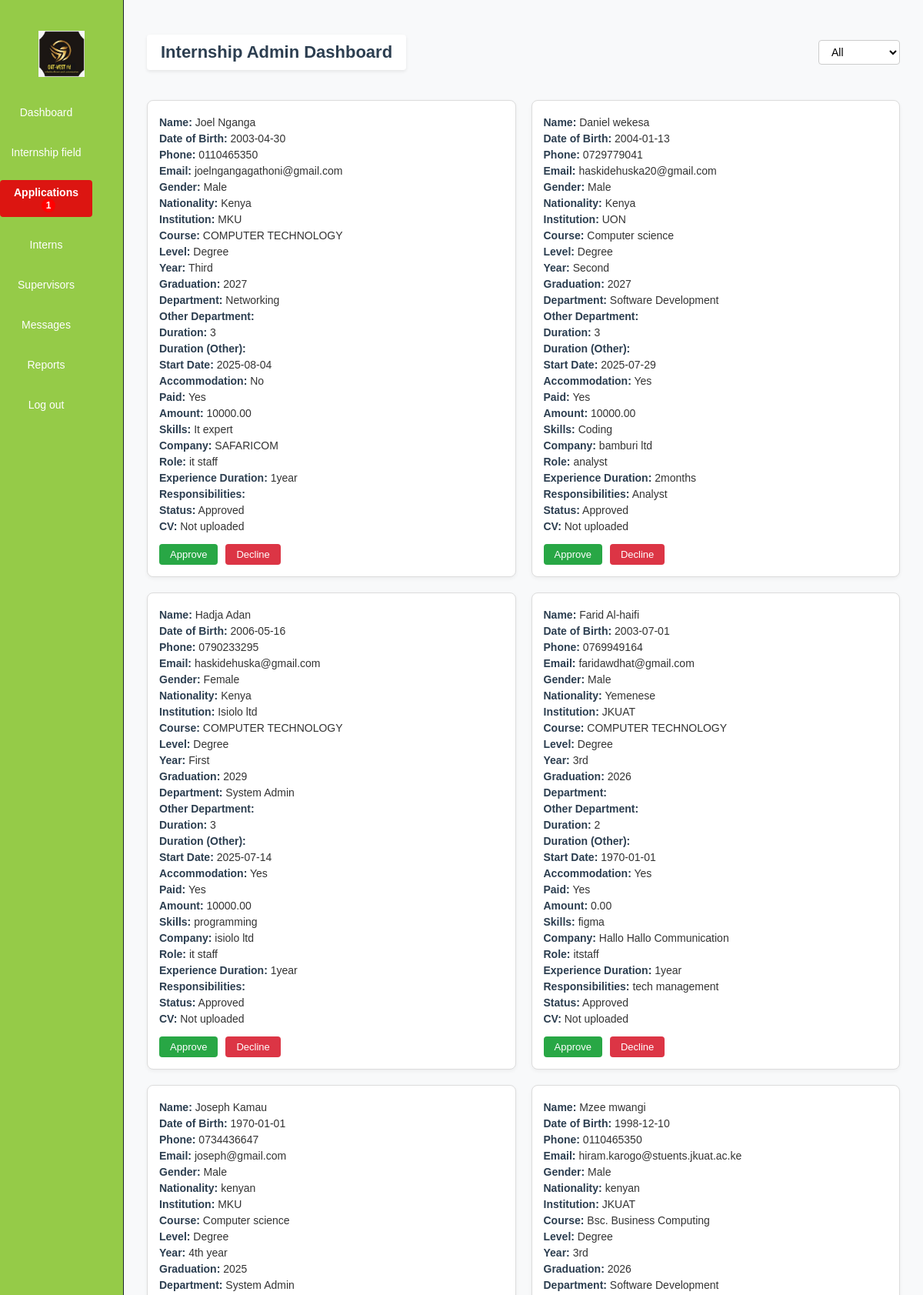
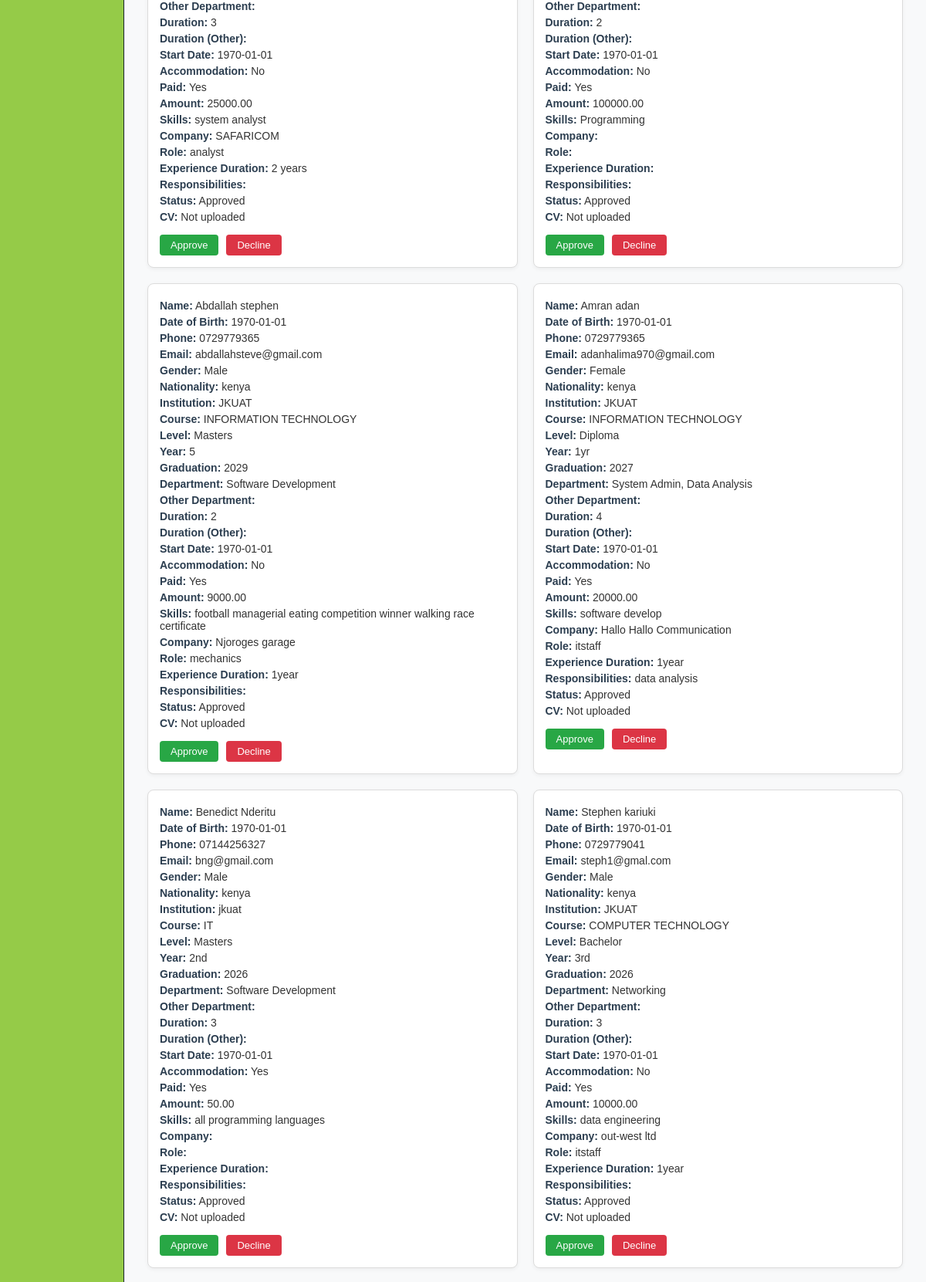
The page /admin_dashboard.php (upper part) on the database its author committed (2 pictures, top to bottom).
### tables this page shows
CREATE TABLE `internship_applications` (
  `id` int(11) NOT NULL,
  `fullname` varchar(100) DEFAULT NULL,
  `dob` date DEFAULT NULL,
  `phone` varchar(20) DEFAULT NULL,
  `email` varchar(100) DEFAULT NULL,
  `gender` varchar(10) DEFAULT NULL,
  `nationality` varchar(50) DEFAULT NULL,
  `institution` varchar(100) DEFAULT NULL,
  `course` varchar(100) DEFAULT NULL,
  `level` varchar(20) DEFAULT NULL,
  `year` varchar(10) DEFAULT NULL,
  `graduation` varchar(10) DEFAULT NULL,
  `department` text DEFAULT NULL,
  `other_department` varchar(100) DEFAULT NULL,
  `duration` varchar(50) DEFAULT NULL,
  `duration_other` varchar(50) DEFAULT NULL,
  `startdate` date DEFAULT NULL,
  `accommodation` varchar(5) DEFAULT NULL,
  `paid` varchar(5) DEFAULT NULL,
  `amount` decimal(10,2) DEFAULT NULL,
  `skills` text DEFAULT NULL,
  `company` varchar(100) DEFAULT NULL,
  `role` varchar(100) DEFAULT NULL,
  `exp_duration` varchar(50) DEFAULT NULL,
  `responsibilities` text DEFAULT NULL,
  `submitted_at` timestamp NOT NULL DEFAULT current_timestamp(),
  `status` varchar(20) DEFAULT 'Pending',
  `cv_file` varchar(255) DEFAULT NULL
);

### admin_dashboard.php (the view, shortened to what this page needs)
<?php
require_once 'config.php';
$status_filter = isset($_GET['status']) ? $_GET['status'] : 'all';
try {
    if ($status_filter === 'all') {
        $stmt = $pdo->query("SELECT * FROM internship_applications ORDER BY id DESC");
    } else {
        $stmt = $pdo->prepare("SELECT * FROM internship_applications WHERE status = ? ORDER BY id DESC");
        $stmt->execute([$status_filter]);
    }
    $applications = $stmt->fetchAll(PDO::FETCH_ASSOC);
} catch (PDOException $e) {
    die("Error fetching applications: " . $e->getMessage());
}
$pendingCount = 0;
try {
    $countStmt = $pdo->query("SELECT COUNT(*) FROM internship_applications WHERE status = 'pending'");
    $pendingCount = $countStmt->fetchColumn();
} catch (PDOException $e) {
    $pendingCount = 0;
}
?>
<!DOCTYPE html>
<html lang="en">
<head>
  <link rel="stylesheet" href="admin_dashboard1.css">
</head>
<body>
<div class="container">
  <aside class="sidebar">
    <img src="logo.jpeg" alt="Out West Logo" class="logo" />
    <nav>
      <button class="nav-button">Dashboard</button>
      <form action="http://localhost/Out-west/internship_field.php" method="get" style="margin: 0;">
        <button type="submit" class="nav-button">Internship field</button>
      </form>
      <button class="nav-button active">
        Applications
        <?php if ($pendingCount > 0): ?>
          <span class="badge"><?= $pendingCount ?></span>
        <?php endif; ?>
      </button>
      <form action="http://localhost/out-west/interns_dashboard.php" method="get" style="margin: 0;">
        <button type="submit" class="nav-button">Interns</button>
      </form>
      <form action="http://localhost/out-west/supervisor_dashboard.php" method="get" style="margin: 0;">
        <button type="submit" class="nav-button">Supervisors</button>
      </form>
      <button onclick="location.href='admin_messages.php'" class="nav-button">Messages</button>
      <button onclick="location.href='admin_reports.php'" class="nav-button">Reports</button>
      <button onclick="location.href='logout.php'" class="nav-button logout-btn">Log out</button>
    </nav>
  </aside>
  <main class="main-content">
    <header class="dashboard-header">
      <h1>Internship Admin Dashboard</h1>
      <div class="dropdown">
        <form method="GET" id="statusForm">
          <select name="status" onchange="document.getElementById('statusForm').submit()" class="dropdown-btn">
            <option value="all" <?= $status_filter === 'all' ? 'selected' : '' ?>>All</option>
          </select>
        </form>
      </div>
    </header>
    <section class="applications-grid">
      <?php foreach ($applications as $app): ?>
        <div class="application-card">
          <p><strong>Name:</strong> <?= htmlspecialchars($app['fullname']) ?></p>
          <p><strong>Date of Birth:</strong> <?= $app['dob'] ?></p>
          <p><strong>Phone:</strong> <?= $app['phone'] ?></p>
          <p><strong>Email:</strong> <?= $app['email'] ?></p>
          <p><strong>Gender:</strong> <?= $app['gender'] ?></p>
          <p><strong>Nationality:</strong> <?= $app['nationality'] ?></p>
          <p><strong>Institution:</strong> <?= $app['institution'] ?></p>
          <p><strong>Course:</strong> <?= $app['course'] ?></p>
          <p><strong>Level:</strong> <?= $app['level'] ?></p>
          <p><strong>Year:</strong> <?= $app['year'] ?></p>
          <p><strong>Graduation:</strong> <?= $app['graduation'] ?></p>
          <p><strong>Department:</strong> <?= $app['department'] ?></p>
          <p><strong>Other Department:</strong> <?= $app['other_department'] ?></p>
          <p><strong>Duration:</strong> <?= $app['duration'] ?></p>
          <p><strong>Duration (Other):</strong> <?= $app['duration_other'] ?></p>
          <p><strong>Start Date:</strong> <?= $app['startdate'] ?></p>
          <p><strong>Accommodation:</strong> <?= $app['accommodation'] ?></p>
          <p><strong>Paid:</strong> <?= $app['paid'] ?></p>
          <p><strong>Amount:</strong> <?= $app['amount'] ?></p>
          <p><strong>Skills:</strong> <?= $app['skills'] ?></p>
          <p><strong>Company:</strong> <?= $app['company'] ?></p>
          <p><strong>Role:</strong> <?= $app['role'] ?></p>
          <p><strong>Experience Duration:</strong> <?= $app['exp_duration'] ?></p>
          <p><strong>Responsibilities:</strong> <?= $app['responsibilities'] ?></p>
          <p><strong>Status:</strong> <?= ucfirst(htmlspecialchars($app['status'])) ?></p>
          <?php if (!empty($app['cv_file']) && file_exists($app['cv_file'])): ?>
            <p><strong>CV:</strong>
              <a href="<?= htmlspecialchars($app['cv_file']) ?>" target="_blank">View CV</a>
            </p>
          <?php else: ?>
            <p><strong>CV:</strong> Not uploaded</p>
          <?php endif; ?>
          <div class="action-buttons">
            <form action="update_status.php" method="post">
              <button type="submit" name="action" value="approved" class="approve">Approve</button>
              <button type="submit" name="action" value="declined" class="decline">Decline</button>
            </form>
          </div>
        </div>
      <?php endforeach; ?>
    </section>
  </main>
</div>
</body>
</html>

### admin_dashboard1.css (style rules this page uses)
body { font-family: Arial, sans-serif; margin: 0; padding: 0; background-color: #ffffff; }
.container { display: flex; min-height: 100vh; }
.logo { display: block; margin: 10px auto 20px auto; max-height: 60px; }
.sidebar { width: 160px; background-color: #95cb48; border-right: 1px solid #1a252f; padding-top: 30px; display: flex; flex-direction: column; align-items: center; box-shadow: 2px 0 5px rgba(0, 0, 0, 0.1); }
.sidebar button { width: 120px; margin: 10px 0; padding: 8px; border: none; border-radius: 4px; background-color: transparent; color: white; cursor: pointer; font-size: 14px; transition: background-color 0.2s ease-in-out; }
.sidebar button.active { background-color: #dc1511; color: white; font-weight: bold; }
.logout-btn { margin-top: auto; margin-bottom: 20px; background-color: #e74c3c; }
.main-content { flex-grow: 1; padding: 30px; background-color: #f8f9fa; }
.dashboard-header { display: flex; justify-content: space-between; align-items: center; }
.dashboard-header h1 { font-size: 22px; background-color: #ffffff; color: #2c3e50; padding: 10px 18px; border-radius: 4px; box-shadow: 0 2px 4px rgba(0, 0, 0, 0.08); }
.dropdown select { padding: 6px 12px; font-size: 14px; background-color: #ffffff; border: 1px solid #ccc; border-radius: 4px; cursor: pointer; }
.applications-grid { display: grid; grid-template-columns: repeat(auto-fill, minmax(340px, 1fr)); gap: 20px; margin-top: 25px; }
.application-card { border: 1px solid #dcdcdc; padding: 15px; background-color: #ffffff; border-radius: 8px; box-shadow: 0 2px 5px rgba(0, 0, 0, 0.05); }
.application-card p { margin: 5px 0; font-size: 14px; color: #333; }
.application-card strong { font-weight: bold; color: #2c3e50; }
.action-buttons { margin-top: 15px; display: flex; justify-content: space-between; }
.action-buttons form { display: flex; gap: 10px; }
.approve, .decline { padding: 6px 14px; border: none; font-size: 13px; cursor: pointer; border-radius: 4px; color: white; transition: background-color 0.2s ease-in-out; }
.approve { background-color: #28a745; }
.decline { background-color: #dc3545; }
.badge { background-color: red; color: white; padding: 2px 6px; border-radius: 12px; font-size: 12px; margin-left: 6px; }

### rows shown on the page
internship_applications: fullname "Joel Nganga", dob "2003-04-30", phone "0110465350", email "joelngangagathoni@gmail.com", gender "Male", nationality "Kenya", institution "MKU", course "COMPUTER TECHNOLOGY", level "Degree", year "Third", graduation "2027", department "Networking", duration "3", startdate "2025-08-04", accommodation "No", paid "Yes", amount "10000.00", skills "It expert", company "SAFARICOM", role "it staff", exp_duration "1year", status "Approved", shows "CV:"
internship_applications: fullname "Daniel wekesa", dob "2004-01-13", phone "0729779041", email "haskidehuska20@gmail.com", gender "Male", nationality "Kenya", institution "UON", course "Computer science", level "Degree", year "Second", graduation "2027", department "Software Development", duration "3", startdate "2025-07-29", accommodation "Yes", paid "Yes", amount "10000.00", skills "Coding", company "bamburi ltd", role "analyst", exp_duration "2months", responsibilities "Analyst", status "Approved", shows "CV:"
internship_applications: fullname "Hadja Adan", dob "2006-05-16", phone "0790233295", email "haskidehuska@gmail.com", gender "Female", nationality "Kenya", institution "Isiolo ltd", course "COMPUTER TECHNOLOGY", level "Degree", year "First", graduation "2029", department "System Admin", duration "3", startdate "2025-07-14", accommodation "Yes", paid "Yes", amount "10000.00", skills "programming", company "isiolo ltd", role "it staff", exp_duration "1year", status "Approved", shows "CV:"
internship_applications: fullname "Farid Al-haifi", dob "2003-07-01", phone "0769949164", email "faridawdhat@gmail.com", gender "Male", nationality "Yemenese", institution "JKUAT", course "COMPUTER TECHNOLOGY", level "Degree", year "3rd", graduation "2026", duration "2", startdate "1970-01-01", accommodation "Yes", paid "Yes", amount "0.00", skills "figma", company "Hallo Hallo Communication", role "itstaff", exp_duration "1year", responsibilities "tech management", status "Approved", shows "CV:"
internship_applications: fullname "Joseph Kamau", dob "1970-01-01", phone "0734436647", email "joseph@gmail.com", gender "Male", nationality "kenyan", institution "MKU", course "Computer science", level "Degree", year "4th year", graduation "2025", department "System Admin", duration "3", startdate "1970-01-01", accommodation "No", paid "Yes", amount "25000.00", skills "system analyst", company "SAFARICOM", role "analyst", exp_duration "2 years", status "Approved", shows "CV:"
internship_applications: fullname "Mzee mwangi", dob "1998-12-10", phone "0110465350", email "hiram.karogo@stuents.jkuat.ac.ke", gender "Male", nationality "kenyan", institution "JKUAT", course "Bsc. Business Computing", level "Degree", year "3rd", graduation "2026", department "Software Development", duration "2", startdate "1970-01-01", accommodation "No", paid "Yes", amount "100000.00", skills "Programming", status "Approved", shows "CV:"
internship_applications: fullname "Abdallah stephen", dob "1970-01-01", phone "0729779365", email "abdallahsteve@gmail.com", gender "Male", nationality "kenya", institution "JKUAT", course "INFORMATION TECHNOLOGY", level "Masters", year "5", graduation "2029", department "Software Development", duration "2", startdate "1970-01-01", accommodation "No", paid "Yes", amount "9000.00", skills "football managerial eating competition winner walking race certificate", company "Njoroges garage", role "mechanics", exp_duration "1year", status "Approved", shows "CV:"
internship_applications: fullname "Amran adan", dob "1970-01-01", phone "0729779365", email "adanhalima970@gmail.com", gender "Female", nationality "kenya", institution "JKUAT", course "INFORMATION TECHNOLOGY", level "Diploma", year "1yr", graduation "2027", department "System Admin, Data Analysis", duration "4", startdate "1970-01-01", accommodation "No", paid "Yes", amount "20000.00", skills "software develop", company "Hallo Hallo Communication", role "itstaff", exp_duration "1year", responsibilities "data analysis", status "Approved", shows "CV:"
internship_applications: fullname "Benedict Nderitu", dob "1970-01-01", phone "07144256327", email "bng@gmail.com", gender "Male", nationality "kenya", institution "jkuat", course "IT", level "Masters", year "2nd", graduation "2026", department "Software Development", duration "3", startdate "1970-01-01", accommodation "Yes", paid "Yes", amount "50.00", skills "all programming languages", status "Approved", shows "CV:"
internship_applications: fullname "Stephen kariuki", dob "1970-01-01", phone "0729779041", email "steph1@gmal.com", gender "Male", nationality "kenya", institution "JKUAT", course "COMPUTER TECHNOLOGY", level "Bachelor", year "3rd", graduation "2026", department "Networking", duration "3", startdate "1970-01-01", accommodation "No", paid "Yes", amount "10000.00", skills "data engineering", company "out-west ltd", role "itstaff", exp_duration "1year", status "Approved", shows "CV:"

### other values the page prints
$pendingCount "1"
